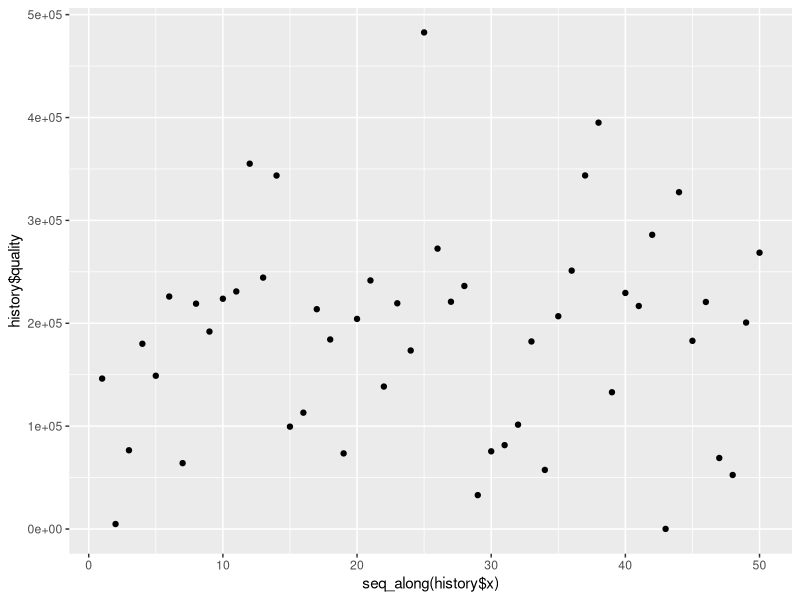

Recreate this plot in R.
## evolutionary 

## particle swarm

psPopulation<-50
psIterations<-500
cParam<-0.73
aParam<-2.05


ps.selection<-function(history, model)
{
	selectedPoints<-historyPop(history, psPopulation)
	return (selectedPoints)
}

ps.modelUpdate<-function(selectedPoints, model)
{
  for (i in 1:psPopulation) {
  	if (selectedPoints$quality[i]<model$localBestMinimum[i]) {
  		model$localBestMinimum[i]<-selectedPoints$quality[i]
  		model$localBestX[i]<-selectedPoints$x[i]
  		model$localBestY[i]<-selectedPoints$y[i]
  	}
  	if (selectedPoints$quality[i] < model$globalBestMinimum[1]) {
  		model$globalBestMinimum[1]<-selectedPoints$quality[i]
  		model$globalBestX[1]<-selectedPoints$x[i]
  		model$globalBestY[1]<-selectedPoints$y[i]
  	}
  }
  return (model)
}

ps.variation<-function(points, model)
{
	globalBestPosition<-c(model$globalBestX[1], model$globalBestY[1])
	for (i in 1:psPopulation) {
		rg<-runif(1, 0, 1)
		rl<-runif(1, 0, 1)
		velocity<-c(points$velocityX[i], points$velocityY[i])
		position<-c(points$x[i], points$y[i])
		localBestPosition<-c(model$localBestX[i], model$localBestY[i])
		newVelocity<-aParam*(position + cParam*(rg*(globalBestPosition - position) + rl*(localBestPosition - position))) 
		points$x[i]<-points$x[i]+newVelocity[[1]]
		points$y[i]<-points$y[i]+newVelocity[[2]]
		if (points$x[i] < -512) {
			points$x[i]<-(-512)
		}
		if (points$x[i] > 512) {
			points$x[i]<-512
		}
		if (points$y[i] < -512) {
			points$y[i]<-(-512)
		}
		if (points$y[i] > 512) {
			points$y[i]<-512
		}
	}
	return (points)
}


ps.startPoints<-function(number) 
{
  points<-data.frame( x=numeric(psPopulation), y=numeric(psPopulation), velocityX=numeric(psPopulation), velocityY=numeric(psPopulation), quality=numeric(psPopulation))
  for (i in 1:psPopulation) {
	points$x[i]<-runif(1, -512, 512)
	points$y[i]<-runif(1, -512, 512)
	points$velocityX[i]<-runif(1, -512, 512)
	points$velocityY[i]<-runif(1, -512, 512)
  }
  return (points)
}

ps.initialization<-function(startPoints)
{
	return (startPoints)
}

ps.initModel<-function(history)
{
	model<-data.frame(globalBestMinimum=numeric(psPopulation), globalBestX=numeric(psPopulation), globalBestY=numeric(psPopulation), localBestMinimum=numeric(psPopulation), localBestX=numeric(psPopulation), localBestY=numeric(psPopulation))
	for (i in 1:psPopulation) {
		model$localBestMinimum[i]<-history$quality[i]
		model$localBestX[i]<-history$x[i]
		model$localBestY[i]<-history$y[i]
	}
	minIndex<-which.min(model$localBestMinimum)
	model$globalBestMinimum[1]<-model$localBestMinimum[minIndex]
	model$globalBestX[1]<-model$localBestX[minIndex]
	model$globalBestY[1]<-model$localBestY[minIndex]
  return (model)
}



## antlion


## the engine

aggregatedOperator<-function(history, oldModel)
{
  
  selectedPoints<-ps.selection(history, oldModel)
  newModel<-ps.modelUpdate(selectedPoints, oldModel)
  newPoints<-ps.variation(selectedPoints, newModel)
  return (list(newPoints=newPoints,newModel=newModel))
}

metaheuristicRun<-function(initialization, startPoints, termination, evaluation)
{
  history<-ps.initialization(startPoints)
  history<-evaluateList(history, evaluation)
  model<-ps.initModel(history)
  i<-1
  while (!termination(i, psIterations))
  {
    aa<-aggregatedOperator(history, model)
    aa$newPoints<-evaluateList(aa$newPoints, evaluation)
    history<-historyPush(history,aa$newPoints)
    model<-aa$newModel
    i<-i+1
  }
  return(history)
}

historyPush<-function(oldHistory, newPoints)
{
  newHistory<-c(oldHistory,newPoints)
  return (newHistory)
}

historyPop<-function(history, number)
{
  stop=length(history)
  start=max(stop-number+1,1)
  return(history[start:stop])
}

evaluateList<-function(points,evaluation)
{

  for (i in 1:psPopulation) {
    points$quality[i]<-evaluation(points$x[i], points$y[i])
  }
  return (points) 
}

#commonFunctions


termination<-function(i, n)
{
  if (i <= n) { 
    return (F) 
  } 
  else { 
    return (T) 
  }
}

evaluation<-function(x, y)
{
  return(x^2 + y^2)
}


########## funtion

library(ggplot2)

startPoints<-ps.startPoints(10)
history<-metaheuristicRun(ps.initialization, startPoints, termination, evaluation)
print(qplot(seq_along(history$x), history$quality))

bla<-termination(3,2)
